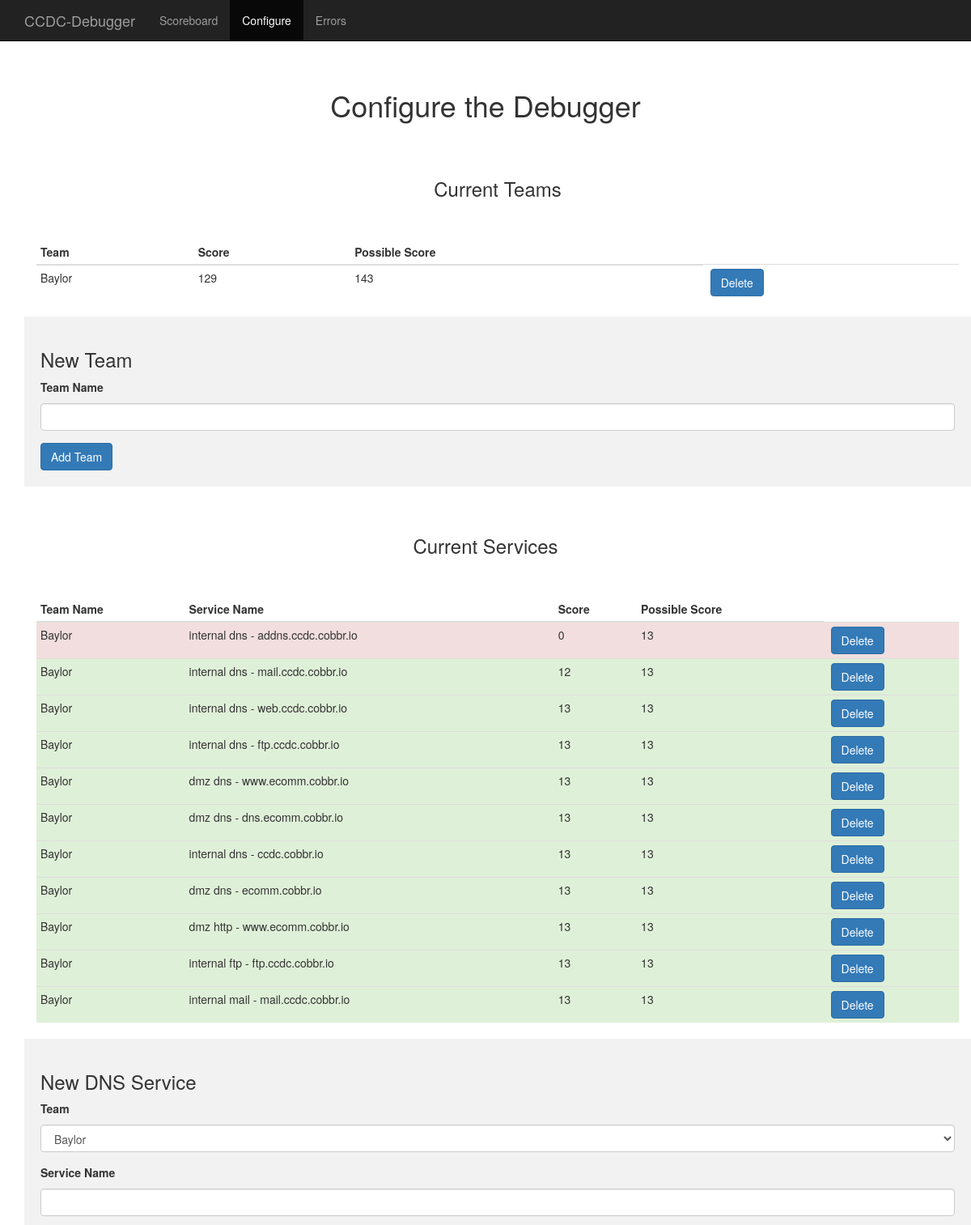
Page /configure (upper part) on the earlier database version.
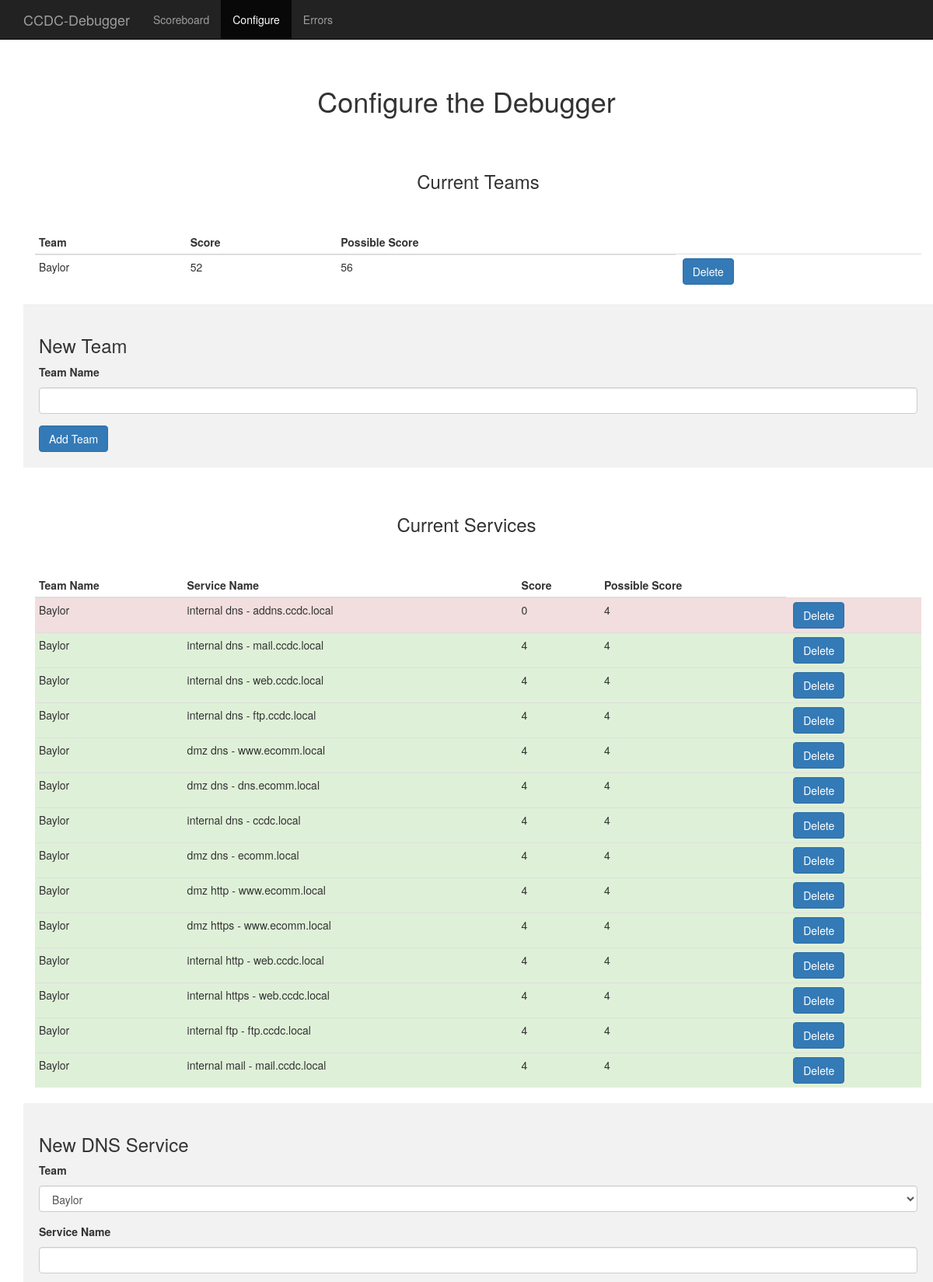
Same page on the later database version.
### tables this page shows
CREATE TABLE team (
    team_id INTEGER PRIMARY KEY ASC,
    team_name TEXT NOT NULL
);

CREATE TABLE service (
    service_id INTEGER PRIMARY KEY ASC,
    service_type_id INTEGER NOT NULL,
    team_id INTEGER NOT NULL,
    service_name TEXT NOT NULL,
    service_connection TEXT NOT NULL,
    service_request TEXT NOT NULL,
    service_expected_result TEXT NOT NULL,
    service_active INTEGER NOT NULL DEFAULT 1,
    FOREIGN KEY (service_type_id) REFERENCES service_type(service_type_id),
    FOREIGN KEY (team_id) REFERENCES team(team_id)
);

### debugger.py (the view)
@app.route('/configure', methods=['GET'])
def configure():
    forms = {}
    forms['addTeamForm'] = AddTeamForm(request.form, csrf_enabled=False)
    choices = [(team['team_id'], team['team_name']) for team in execute_db_query('select team_id, team_name from team')]
    forms['addDNSServiceForm'] = AddDNSServiceForm(request.form, csrf_enabled=False)
    forms['addWebServiceForm'] = AddWebServiceForm(request.form, csrf_enabled=False)
    forms['addMailServiceForm'] = AddMailServiceForm(request.form, csrf_enabled=False)
    forms['addDNSServiceForm'].team_name.choices = choices
    forms['addWebServiceForm'].team_name.choices = choices
    forms['addMailServiceForm'].team_name.choices = choices
    return render_template('configure.html', forms=forms)

### debugger.py
class AddTeamForm(FlaskForm):
    team_name = StringField('Team Name', [validators.Length(min=1, max=50)])

class AddDNSServiceForm(FlaskForm):
    team_name = SelectField('Team', coerce=int)
    service_name = StringField('Service Name', [validators.Length(min=1, max=50)])
    service_connection = StringField('DNS Server IP', [validators.IPAddress()])
    service_request = StringField('DNS Lookup Hostname', [validators.Length(min=1, max=50)])
    service_expected_result = StringField('Expected IP Result', [validators.IPAddress()])

### debugger.py (called while the page is built)
def database_connect():
    try:
        conn = sqlite3.connect('./data/debugger.db')
        conn.row_factory = sqlite3.Row
        return conn
    except Exception as e:
        print "Error connecting to database. Must run 'flask setup' prior to running. Error message: " + str(e)
        sys.exit()

def execute_db_query(query, args=None):
    conn = database_connect()
    cur = conn.cursor()
    if(args):
        cur.execute(query, args)
    else:
        cur.execute(query)
    conn.commit()
    results = cur.fetchall()
    cur.close()
    conn.close()
    return results

### templates/configure.html (shortened to what the changed rows need)
{% from 'macros.html' import render_form %}
<!DOCTYPE html>
<html lang="en">
  <head>
    <link href="{{ url_for('static', filename='css/bootstrap.min.css') }}" rel="stylesheet">
    <link href="{{ url_for('static', filename='css/starter-template.css') }}" rel="stylesheet">
  </head>
  <body>
    <div class="starter-template">
      <h1>Configure the Debugger</h1>
      <div class="container">
        <div class="container">
          <table class="table table-condensed">
            <thead>
              <tr>
                <th>Team</th>
                <th>Score</th>
                <th>Possible Score</th>
              </tr>
            </thead>
            <tbody>
            {% for team in execute_db_query('select * from team') %}
              <tr>
                <td>{{ team['team_name'] }}</td>
                <td>{{ execute_db_query('select sum(poll_score) as s from poll join service ON (poll.service_id = service.service_id) join team ON (service.team_id = team.team_id) where team.team_id = ?', [team['team_id']])[0]['s']  }}</td>
                <td>{{ execute_db_query('select count(poll_score) as c from poll join service ON (poll.service_id = service.service_id) join team ON (service.team_id = team.team_id) where team.team_id = ?', [team['team_id']])[0]['c']  }}</td>
                <td><form method='POST' action='/team/remove' role='form'><input type="hidden" name="team_id" value={{ team['team_id'] }}> <input class='btn btn-primary' type='submit' value='Delete'></form></td>
              </tr>
            {% endfor %}
            </tbody>
          </table>
        </div>
        <div class='container rounded form-block'>
          {{ render_form(forms['addTeamForm'], action_url='/team/add', action_text='Add Team') }}
        </div>
        <div class="container">
          <table class="table table-condensed">
            <thead>
              <tr>
                <th>Team Name</th>
                <th>Service Name</th>
                <th>Score</th>
                <th>Possible Score</th>
              </tr>
            </thead>
            <tbody>
            {% for service in execute_db_query('select * from service where service_active=1') %}
              {% set db_result = execute_db_query('select poll_score from poll where service_id = ? ORDER BY poll_time DESC LIMIT 1', [service['service_id']]) %}
              {% if db_result|length <= 0 %}
                <tr>
              {% elif db_result[0]['poll_score'] == 0 %}
                <tr class='danger'>
              {% else %}
                <tr class='success'>
              {% endif %}
                <td>{{ execute_db_query('select team_name from team where team_id = ?', [service['team_id']])[0]['team_name'] }}</td>
                <td>{{ service['service_name'] }}</td>
                <td>{{ execute_db_query('select sum(poll_score) as s from poll join service on (poll.service_id = service.service_id) where service.service_id = ?', [service['service_id']])[0]['s'] }}</td>
                <td>{{ execute_db_query('select count(poll_score) as c from poll join service on (poll.service_id = service.service_id) where service.service_id = ?', [service['service_id']])[0]['c'] }}</td>
                <td><form method='POST' action='/service/remove' role='form'><input type="hidden" name='service_id' value={{ service['service_id'] }}> <input class='btn btn-primary' type='submit' value='Delete'></form></td>
              </tr>
            {% endfor %}
            </tbody>
          </table>
        </div>
        <div class='container rounded form-block'>
          {{ render_form(forms['addDNSServiceForm'], action_url='/service/dns/add', action_text='Add DNS Service') }}
        </div><br><br>
        <br><br>
      </div>
    </div>
  </body>
</html>

Differences in the rows shown:
computed for team "Baylor": execute_db_query "129" → "52"; execute_db_query "143" → "56"
changed service: service_name "internal dns - addns.ccdc.cobbr.io" → "internal dns - addns.ccdc.local"; execute_db_query "13" → "4"
changed service: service_name "internal dns - mail.ccdc.cobbr.io" → "internal dns - mail.ccdc.local"; execute_db_query "12" → "4"; execute_db_query "13" → "4"
changed service: service_name "internal dns - web.ccdc.cobbr.io" → "internal dns - web.ccdc.local"; execute_db_query "13" → "4"
changed service: service_name "internal dns - ftp.ccdc.cobbr.io" → "internal dns - ftp.ccdc.local"; service_id "13" → "4"
changed service: service_name "dmz dns - www.ecomm.cobbr.io" → "dmz dns - www.ecomm.local"; execute_db_query "13" → "4"
changed service: service_name "dmz dns - dns.ecomm.cobbr.io" → "dmz dns - dns.ecomm.local"; execute_db_query "13" → "4"
changed service: service_name "internal dns - ccdc.cobbr.io" → "internal dns - ccdc.local"; execute_db_query "13" → "4"
changed service: service_name "dmz dns - ecomm.cobbr.io" → "dmz dns - ecomm.local"; execute_db_query "13" → "4"
changed service: service_name "dmz http - www.ecomm.cobbr.io" → "dmz http - www.ecomm.local"; execute_db_query "13" → "4"
changed service: service_name "internal ftp - ftp.ccdc.cobbr.io" → "dmz https - www.ecomm.local"; execute_db_query "13" → "4"
changed service: service_name "internal mail - mail.ccdc.cobbr.io" → "internal http - web.ccdc.local"; execute_db_query "13" → "4"
added service: team.team_name "Baylor", service_name "internal https - web.ccdc.local", execute_db_query "4"
added service: team.team_name "Baylor", service_name "internal ftp - ftp.ccdc.local", service_type "4"
added service: team.team_name "Baylor", service_name "internal mail - mail.ccdc.local", execute_db_query "4"
